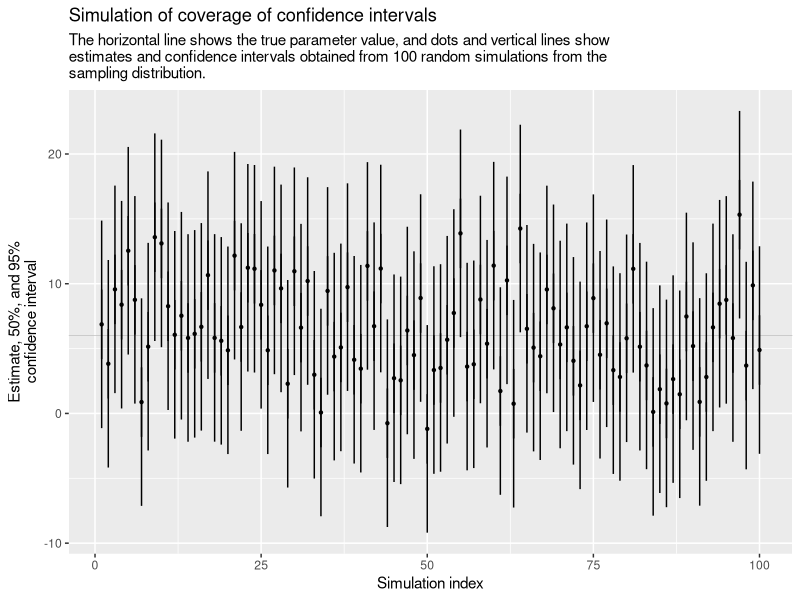

The R script that drew this image:
## ---- chunk 1

library(tidyverse)

#| label: simulation
#| fig.cap: "Figure 4.2: Simulation"
#| column: margin 

# Thanks Solomon Kurz
# how many simulations would you like?
n <- 100

# set the true data-generating parameters
mu <- 6
sigma <- 4

set.seed(4)

# simulate
d <-
  tibble(i = 1:n,
         y = rnorm(n, mean = mu, sd = sigma)) %>% 
  mutate(ll95 = y - 2 * sigma,
         ll50 = y - 0.67 * sigma,
         ul50 = y + 0.67 * sigma,
         ul95 = y + 2 * sigma) 

# plot
d %>% 
  ggplot(aes(x = i, y = y)) +
  geom_hline(yintercept = mu, color = "grey75", size = 1/4) +
  geom_pointrange(aes(ymin = ll95, ymax = ul95),
                  size = 1/4, fatten = 2/3) +
  geom_linerange(aes(ymin = ll50, ymax = ul50),
                 size = 1/2) +
  labs(title = "Simulation of coverage of confidence intervals",
       subtitle = "The horizontal line shows the true parameter value, and dots and vertical lines show\nestimates and confidence intervals obtained from 100 random simulations from the\nsampling distribution.",
       x = "Simulation index",
       y = "Estimate, 50%, and 95%\nconfidence interval")


